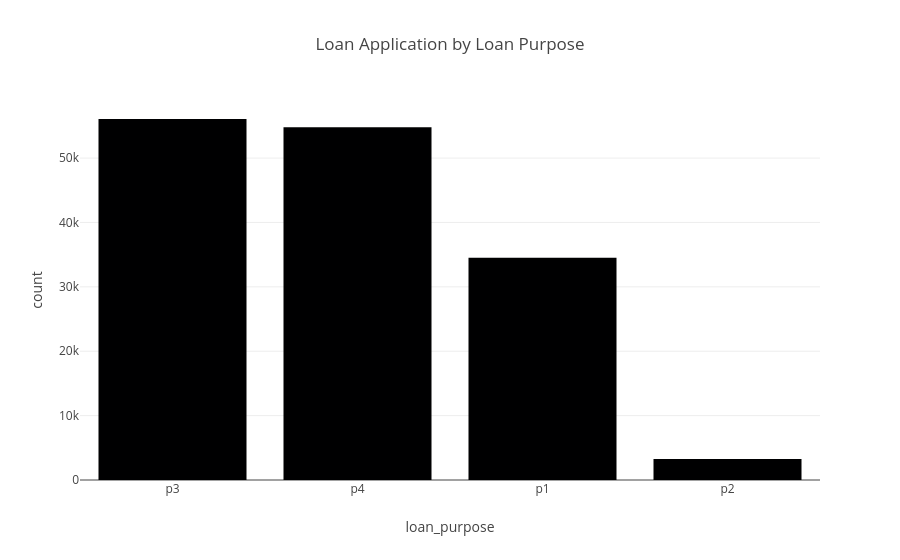

The code cell stored with this chart in its notebook:
### Code cell
### Loan Purpose
### What are borrowers mainly using the loan for ?

loan_purpose_distribution = df["loan_purpose"].value_counts().reset_index()

fig = px.bar(
    loan_purpose_distribution,
    x = "loan_purpose",
    y = "count",
    title = "Loan Application by Loan Purpose"
)
fig.show()

### Figure 1 — Plotly figure (JSON) as saved in the notebook; plotly's stock layout.template omitted (floating-point values rounded to 4 significant figures)
{"data": [{"hovertemplate": "loan_purpose=%{x}<br>count=%{y}<extra></extra>", "legendgroup": "", "marker": {"color": "#000001", "pattern": {"shape": ""}}, "name": "", "orientation": "v", "showlegend": false, "textposition": "auto", "type": "bar", "x": ["p3", "p4", "p1", "p2"], "xaxis": "x", "y": [56068, 54799, 34529, 3274], "yaxis": "y"}], "layout": {"barmode": "relative", "legend": {"tracegroupgap": 0}, "title": {"text": "Loan Application by Loan Purpose"}, "xaxis": {"anchor": "y", "domain": [0, 1], "title": {"text": "loan_purpose"}}, "yaxis": {"anchor": "x", "domain": [0, 1], "title": {"text": "count"}}}}
